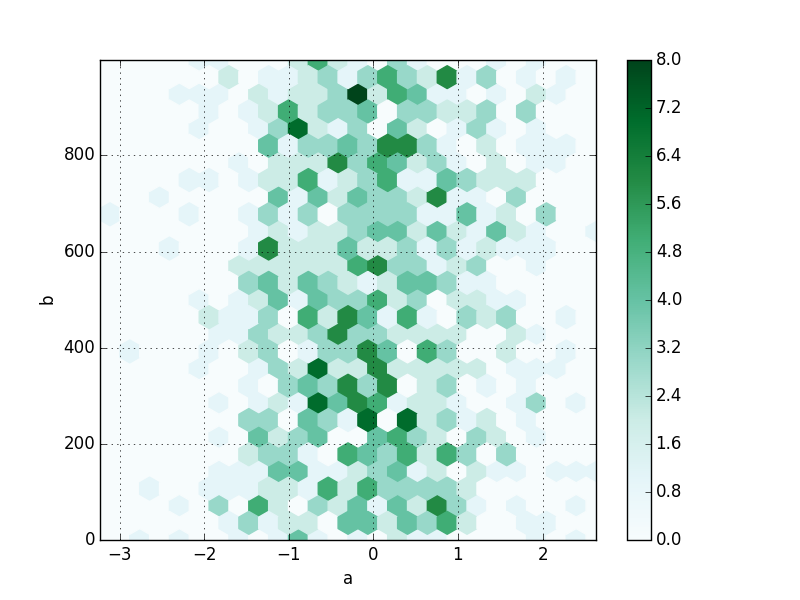

This chart was generated by the following Python code:
__author__ = 'tony'

import pandas as pd
import datetime
import random
import matplotlib.pyplot as plt
import pylab as pl
import numpy as np

plt.figure()

df = pd.DataFrame(np.random.randn(1000, 2), columns=['a', 'b'])
df['b'] = df['b'] + np.arange(1000)
df.plot(kind='hexbin', x='a', y='b', gridsize=25)
plt.savefig('hex_scatter.png')


# http://economistry.com/2013/07/easy-data-visualization-with-google-charts-and-a-csv/
data = pd.read_csv('kzn1993.csv')
df2 = pd.DataFrame(data, columns=['meaneduc', 'cm_16_exp'])
df2.plot(kind='hexbin', x='meaneduc', y='cm_16_exp', gridsize=35)
plt.savefig('hex_scatter2.png')
